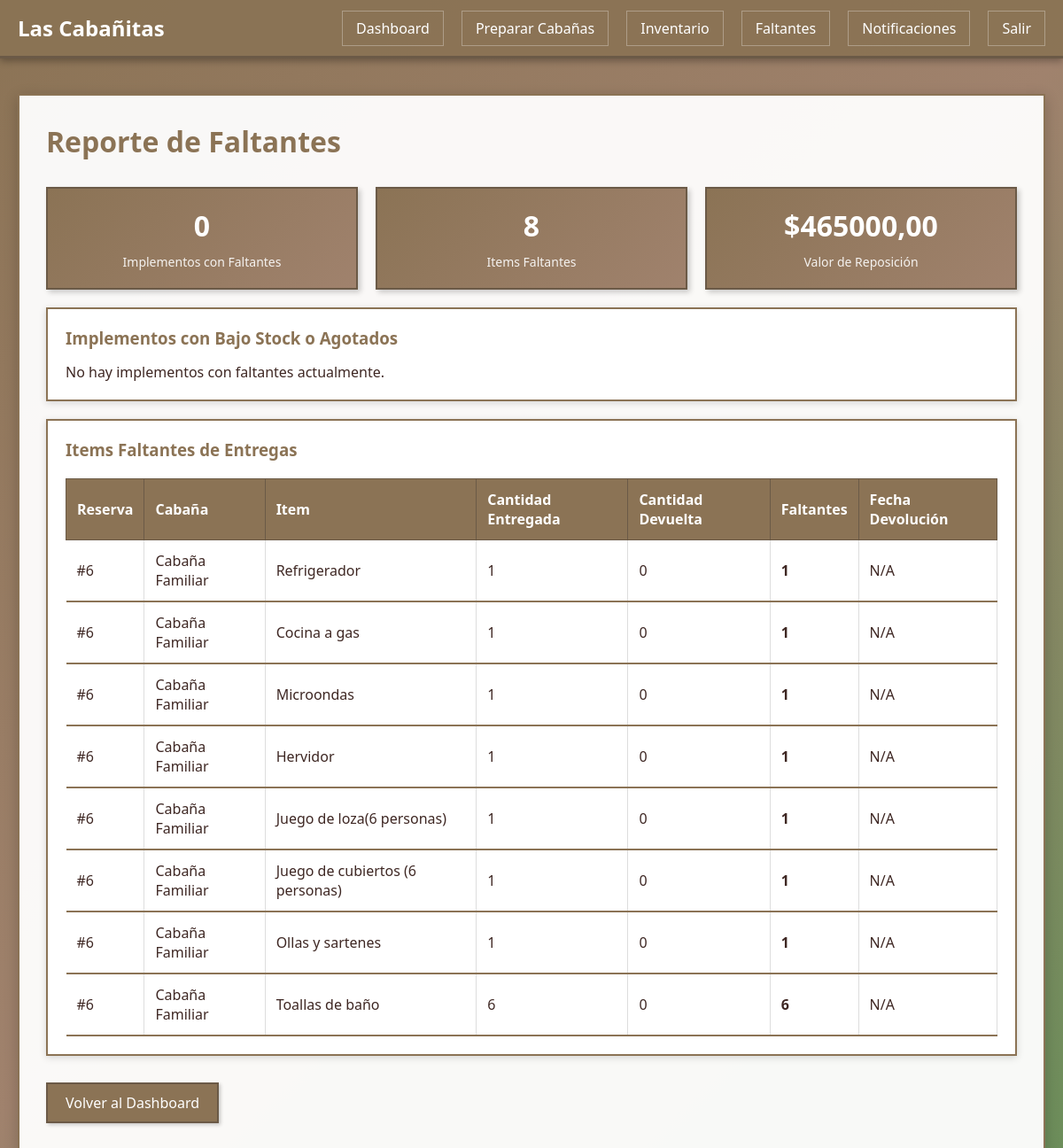
The app's page /encargado/reporte-faltantes/ (signed in), older data.
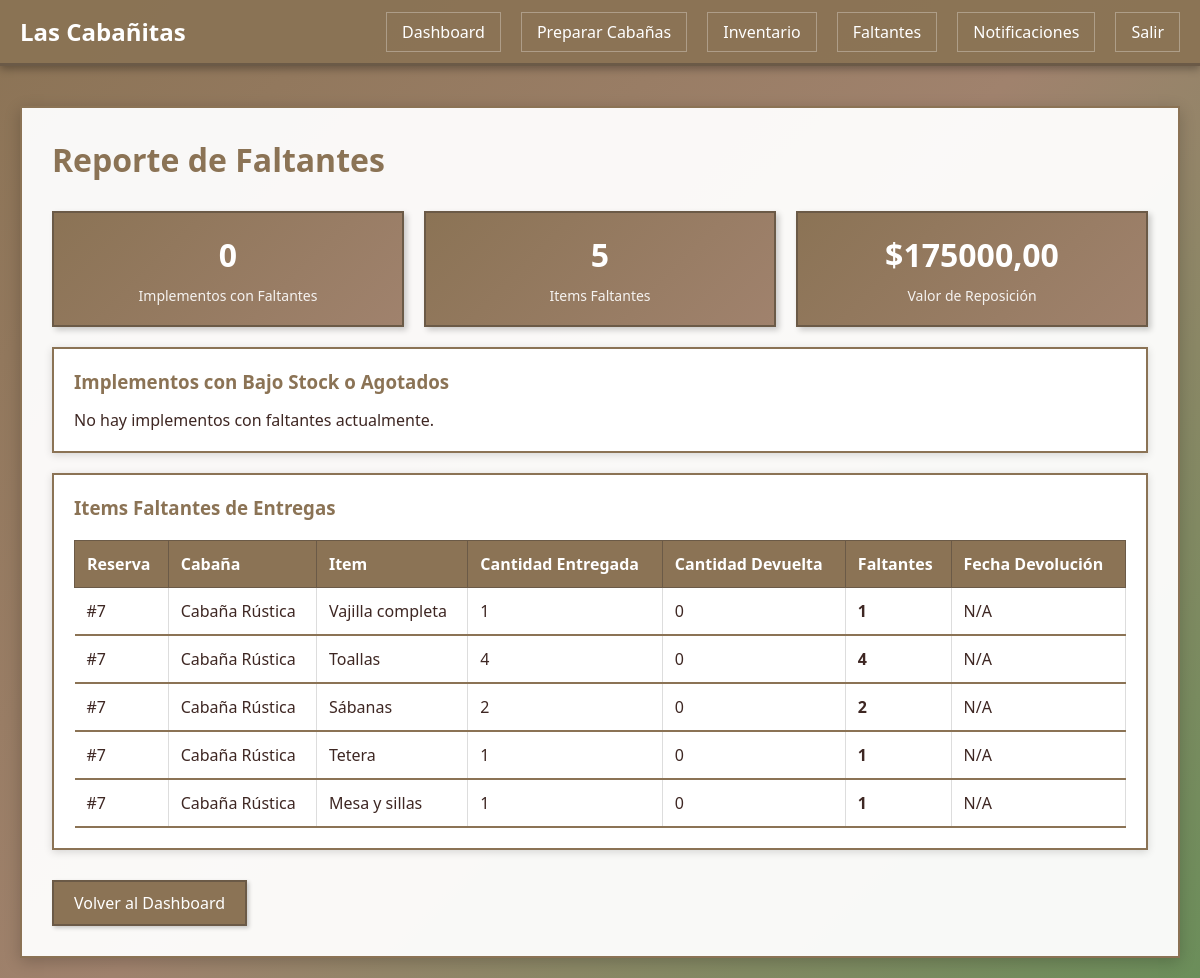
The same page, newer data.
### gestion/models.py (models this page shows, shortened)
class ItemVerificacion(models.Model):
    ESTADOS = [
        ('bueno', 'Buen Estado'),
        ('regular', 'Estado Regular'),
        ('danado', 'Dañado'),
        ('faltante', 'Faltante'),
    ]
    idItemVerificacion = models.AutoField(primary_key=True)
    entrega = models.ForeignKey(EntregaCabaña, on_delete=models.CASCADE, related_name='items_verificacion')
    item = models.ForeignKey(ChecklistInventario, on_delete=models.CASCADE, related_name='verificaciones')
    cantidad_entregada = models.IntegerField(default=0, verbose_name='Cantidad Entregada')
    cantidad_devuelta = models.IntegerField(default=0, verbose_name='Cantidad Devuelta')
    estado_entregado = models.CharField(max_length=20, choices=ESTADOS, default='bueno', verbose_name='Estado Entregado')
    estado_devuelto = models.CharField(max_length=20, choices=ESTADOS, default='bueno', verbose_name='Estado Devuelto')
    requiere_reposicion = models.BooleanField(default=False, verbose_name='Requiere Reposición')
    cargo_aplicado = models.DecimalField(max_digits=10, decimal_places=2, default=0.00, verbose_name='Cargo Aplicado')
    observaciones = models.TextField(blank=True, verbose_name='Observaciones')
    class Meta:
        db_table = 'item_verificacion'
        verbose_name = "Item de Verificación"
        verbose_name_plural = "Items de Verificación"
        ordering = ['entrega', 'item__orden', 'item__categoria']

class EntregaCabaña(models.Model):
    ESTADOS = [
        ('pendiente', 'Pendiente de Entrega'),
        ('entregada', 'Cabaña Entregada'),
        ('devuelta', 'Cabaña Devuelta'),
        ('verificada', 'Inventario Verificado'),
    ]
    idEntrega = models.AutoField(primary_key=True)
    reserva = models.OneToOneField(Reserva, on_delete=models.CASCADE, related_name='entrega')
    fecha_entrega = models.DateTimeField(null=True, blank=True, verbose_name='Fecha Entrega')
    fecha_devolucion = models.DateTimeField(null=True, blank=True, verbose_name='Fecha Devolución')
    encargado_entrega = models.ForeignKey(User, on_delete=models.SET_NULL, null=True, blank=True,
                                         related_name='entregas_realizadas', verbose_name='Encargado Entrega')
    cliente_confirma_entrega = models.BooleanField(default=False, verbose_name='Cliente Confirma Entrega')
    cliente_confirma_devolucion = models.BooleanField(default=False, verbose_name='Cliente Confirma Devolución')
    observaciones_entrega = models.TextField(blank=True, verbose_name='Observaciones Entrega')
    observaciones_devolucion = models.TextField(blank=True, verbose_name='Observaciones Devolución')
    firma_digital_entrega = models.CharField(max_length=255, blank=True, verbose_name='Firma Digital Entrega')
    firma_digital_devolucion = models.CharField(max_length=255, blank=True, verbose_name='Firma Digital Devolución')
    estado = models.CharField(max_length=20, choices=ESTADOS, default='pendiente', verbose_name='Estado')
    class Meta:
        db_table = 'entrega_cabana'
        verbose_name = "Entrega de Cabaña"
        verbose_name_plural = "Entregas de Cabañas"
        ordering = ['-fecha_entrega']

class Reserva(models.Model):
    ESTADOS = [
        ('pendiente', 'Pendiente'),
        ('confirmada', 'Confirmada'),
        ('cancelada', 'Cancelada'),
        ('completada', 'Completada'),
    ]
    idReserva = models.AutoField(primary_key=True)
    cliente = models.ForeignKey(Cliente, on_delete=models.CASCADE, related_name='reservas')
    cabaña = models.ForeignKey(Cabaña, on_delete=models.CASCADE, related_name='reservas')
    fechaInicio = models.DateField()
    fechaFin = models.DateField()
    numPersonas = models.IntegerField()
    estado = models.CharField(max_length=20, choices=ESTADOS, default='pendiente')
    montoCotizado = models.DecimalField(max_digits=10, decimal_places=2)
    comentarios = models.TextField(blank=True)
    fechaCreacion = models.DateTimeField(auto_now_add=True)
    confirmacion_cliente = models.BooleanField(default=False, verbose_name='Confirmación Cliente')
    fecha_confirmacion = models.DateTimeField(null=True, blank=True, verbose_name='Fecha Confirmación')
    class Meta:
        db_table = 'reserva'
        verbose_name = "Reserva"
        verbose_name_plural = "Reservas"
        ordering = ['-fechaCreacion']

class Cabaña(models.Model):
    ESTADOS = [
        ('lista', 'Lista'),
        ('en_preparacion', 'En Preparación'),
        ('pendiente', 'Pendiente'),
        ('mantenimiento', 'En Mantenimiento'),
        ('disponible', 'Disponible'),  # Mantener para compatibilidad
        ('ocupada', 'Ocupada'),
        ('reservada', 'Reservada'),
    ]
    idCabaña = models.AutoField(primary_key=True)
    nombre = models.CharField(max_length=100)
    capacidad = models.IntegerField()
    estado = models.CharField(max_length=20, choices=ESTADOS, default='disponible')
    precioNoche = models.DecimalField(max_digits=10, decimal_places=2)
    class Meta:
        db_table = 'cabana'
        verbose_name = "Cabaña"
        verbose_name_plural = "Cabañas"

class ChecklistInventario(models.Model):
    CATEGORIAS = [
        ('cocina', 'Cocina'),
        ('baño', 'Baño'),
        ('dormitorio', 'Dormitorio'),
        ('sala', 'Sala'),
        ('exterior', 'Exterior'),
        ('otros', 'Otros'),
    ]
    idChecklist = models.AutoField(primary_key=True)
    cabaña = models.ForeignKey(Cabaña, on_delete=models.CASCADE, related_name='checklist_inventario')
    nombre_item = models.CharField(max_length=100, verbose_name='Nombre del Item')
    categoria = models.CharField(max_length=50, choices=CATEGORIAS, default='otros', verbose_name='Categoría')
    cantidad_esperada = models.IntegerField(default=1, verbose_name='Cantidad Esperada')
    es_obligatorio = models.BooleanField(default=True, verbose_name='Es Obligatorio')
    precio_reposicion = models.DecimalField(max_digits=10, decimal_places=2, default=0.00, verbose_name='Precio Reposición')
    orden = models.IntegerField(default=0, verbose_name='Orden')
    class Meta:
        db_table = 'checklist_inventario'
        verbose_name = "Item de Checklist"
        verbose_name_plural = "Checklist de Inventario"
        ordering = ['cabaña', 'orden', 'categoria', 'nombre_item']

### gestion/views.py (the view)
# urls.py: path('encargado/reporte-faltantes/', views.reporte_faltantes, name='reporte_faltantes'),
@encargado_required
def reporte_faltantes(request):
    implementos_faltantes = Implemento.objects.filter(
        Q(cantidadDisponible=0) | Q(cantidadDisponible__lt=F('cantidadTotal') * 0.2)
    ).order_by('cantidadDisponible')
    items_faltantes_raw = ItemVerificacion.objects.filter(
        cantidad_devuelta__lt=F('cantidad_entregada')
    ).select_related('entrega', 'item', 'entrega__reserva', 'entrega__reserva__cabaña').order_by('-entrega__fecha_devolucion')
    items_faltantes = []
    for item in items_faltantes_raw:
        faltantes = item.cantidad_entregada - item.cantidad_devuelta
        if faltantes > 0:
            items_faltantes.append({
                'item': item,
                'faltantes': faltantes
            })
    items_faltantes_modelo = ReporteFaltantes.objects.filter(estado__in=['pendiente', 'atendido']).select_related(
        'cabaña', 'preparacion', 'encargado'
    ).order_by('-fecha_creacion')
    total_implementos_faltantes = implementos_faltantes.count()
    total_items_faltantes = len(items_faltantes) + items_faltantes_modelo.count()
    valor_reposicion = 0
    for item_data in items_faltantes:
        item_ver = item_data['item']
        if item_ver.item and hasattr(item_ver.item, 'precio_reposicion') and item_ver.item.precio_reposicion:
            valor_reposicion += item_data['faltantes'] * float(item_ver.item.precio_reposicion)
    return render(request, 'encargado/reporte_faltantes.html', {
        'implementos_faltantes': implementos_faltantes,
        'items_faltantes': items_faltantes,
        'items_faltantes_modelo': items_faltantes_modelo,
        'total_implementos_faltantes': total_implementos_faltantes,
        'total_items_faltantes': total_items_faltantes,
        'valor_reposicion': valor_reposicion
    })

### gestion/templates/encargado/reporte_faltantes.html (shortened to what this page needs)
{% extends 'base.html' %}
{% block content %}
<h1 class="page-title">Reporte de Faltantes</h1>
<div class="stats" style="margin-bottom: 20px;">
    <div class="stat-card">
        <h4>{{ total_implementos_faltantes }}</h4>
        <p>Implementos con Faltantes</p>
    </div>
    <div class="stat-card">
        <h4>{{ total_items_faltantes }}</h4>
        <p>Items Faltantes</p>
    </div>
    <div class="stat-card">
        <h4>${{ valor_reposicion|floatformat:2 }}</h4>
        <p>Valor de Reposición</p>
    </div>
</div>
<div class="card">
    <h3>Implementos con Bajo Stock o Agotados</h3>
    {% if implementos_faltantes %}
        <table>
            <thead>
                <tr>
                    <th>Nombre</th>
                    <th>Descripción</th>
                    <th>Disponible</th>
                    <th>Total</th>
                    <th>Porcentaje</th>
                    <th>Estado</th>
                </tr>
            </thead>
            <tbody>
                {% for implemento in implementos_faltantes %}
                <tr>
                    <td>{{ implemento.nombre }}</td>
                    <td>{{ implemento.descripcion|truncatewords:10 }}</td>
                    <td>{{ implemento.cantidadDisponible }}</td>
                    <td>{{ implemento.cantidadTotal }}</td>
                    <td>
                        {% widthratio implemento.cantidadDisponible implemento.cantidadTotal 100 %}%
                    </td>
                    <td>
                        <span class="status-badge-inline status-{{ implemento.estado }}">
                            {{ implemento.get_estado_display }}
                        </span>
                    </td>
                </tr>
                {% endfor %}
            </tbody>
        </table>
    {% else %}
        <p>No hay implementos con faltantes actualmente.</p>
    {% endif %}
</div>
<div class="card">
    <h3>Items Faltantes de Entregas</h3>
    {% if items_faltantes %}
        <table>
            <thead>
                <tr>
                    <th>Reserva</th>
                    <th>Cabaña</th>
                    <th>Item</th>
                    <th>Cantidad Entregada</th>
                    <th>Cantidad Devuelta</th>
                    <th>Faltantes</th>
                    <th>Fecha Devolución</th>
                </tr>
            </thead>
            <tbody>
                {% for item_data in items_faltantes %}
                <tr>
                    <td>#{{ item_data.item.entrega.reserva.idReserva }}</td>
                    <td>{{ item_data.item.entrega.reserva.cabaña.nombre }}</td>
                    <td>{{ item_data.item.item.nombre_item }}</td>
                    <td>{{ item_data.item.cantidad_entregada }}</td>
                    <td>{{ item_data.item.cantidad_devuelta }}</td>
                    <td><strong>{{ item_data.faltantes }}</strong></td>
                    <td>{{ item_data.item.entrega.fecha_devolucion|date:"d/m/Y"|default:"N/A" }}</td>
                </tr>
                {% endfor %}
            </tbody>
        </table>
    {% else %}
        <p>No hay items faltantes registrados en entregas.</p>
    {% endif %}
</div>
<div class="mt-30">
    <a href="{% url 'dashboard_encargado' %}" class="btn">Volver al Dashboard</a>
</div>
{% endblock %}

### gestion/templates/base.html (shortened to what this page needs)
<!DOCTYPE html>
<html lang="es">
<head>
    {% load static %}
    <link rel="stylesheet" href="{% static 'css/style.css' %}">
</head>
<body>
    <header>
        <nav>
            <div class="logo">Las Cabañitas</div>
            <ul class="nav-links">
                {% if user.is_authenticated %}
                    {% if user.is_staff %}
                        <li><a href="{% url 'dashboard_admin' %}">Dashboard</a></li>
                        <li><a href="{% url 'calendario_disponibilidad' %}">Calendario</a></li>
                        <li><a href="{% url 'gestion_reservas' %}">Reservas</a></li>
                        <li><a href="{% url 'gestion_cabañas' %}">Cabañas</a></li>
                        <li><a href="{% url 'gestion_clientes' %}">Clientes</a></li>
                        <li><a href="{% url 'registro_pagos' %}">Pagos</a></li>
                        <li><a href="{% url 'atender_reportes_faltantes' %}">Reportes Faltantes</a></li>
                        <li><a href="{% url 'panel_notificaciones' %}">Notificaciones</a></li>
                        <li><a href="/admin/">Admin Django</a></li>
                    {% elif user.groups.all %}
                        {% for group in user.groups.all %}
                            {% if group.name == 'Encargados' %}
                                <li><a href="{% url 'dashboard_encargado' %}">Dashboard</a></li>
                                <li><a href="{% url 'preparar_cabañas' %}">Preparar Cabañas</a></li>
                                <li><a href="{% url 'inventario_cabañas' %}">Inventario</a></li>
                                <li><a href="{% url 'reporte_faltantes' %}">Faltantes</a></li>
                                <li><a href="{% url 'notificaciones_encargado' %}">Notificaciones</a></li>
                            {% endif %}
                        {% endfor %}
                    {% endif %}
                    <li><a href="{% url 'logout' %}">Salir</a></li>
                {% else %}
                    <li><a href="{% url 'login' %}">Iniciar Sesión</a></li>
                    <li><a href="{% url 'registro_cliente' %}">Registrarse</a></li>
                {% endif %}
            </ul>
        </nav>
    </header>
    <div class="container">
        <div class="content">
            {% block content %}{% endblock %}
        </div>
    </div>
</body>
</html>

Row changes from the older to the newer data that the page shows:
removed ItemVerificacion: item.entrega.reserva.idReserva "6", item.entrega.reserva.cabaña.nombre "Cabaña Familiar", item.item.nombre_item "Refrigerador", item.cantidad_entregada "1", item.cantidad_devuelta "0", faltantes "1", item.entrega.fecha_devolucion "N/A"
removed ItemVerificacion: item.entrega.reserva.idReserva "6", item.entrega.reserva.cabaña.nombre "Cabaña Familiar", item.item.nombre_item "Cocina a gas", item.cantidad_entregada "1", item.cantidad_devuelta "0", faltantes "1", item.entrega.fecha_devolucion "N/A"
removed ItemVerificacion: item.entrega.reserva.idReserva "6", item.entrega.reserva.cabaña.nombre "Cabaña Familiar", item.item.nombre_item "Microondas", item.cantidad_entregada "1", item.cantidad_devuelta "0", faltantes "1", item.entrega.fecha_devolucion "N/A"
removed ItemVerificacion: item.entrega.reserva.idReserva "6", item.entrega.reserva.cabaña.nombre "Cabaña Familiar", item.item.nombre_item "Hervidor", item.cantidad_entregada "1", item.cantidad_devuelta "0", faltantes "1", item.entrega.fecha_devolucion "N/A"
removed ItemVerificacion: item.entrega.reserva.idReserva "6", item.entrega.reserva.cabaña.nombre "Cabaña Familiar", item.item.nombre_item "Juego de loza(6 personas)", item.cantidad_entregada "1", item.cantidad_devuelta "0", faltantes "1", item.entrega.fecha_devolucion "N/A"
removed ItemVerificacion: item.entrega.reserva.idReserva "6", item.entrega.reserva.cabaña.nombre "Cabaña Familiar", item.item.nombre_item "Juego de cubiertos (6 personas)", item.cantidad_entregada "1", item.cantidad_devuelta "0", faltantes "1", item.entrega.fecha_devolucion "N/A"
removed ItemVerificacion: item.entrega.reserva.idReserva "6", item.entrega.reserva.cabaña.nombre "Cabaña Familiar", item.item.nombre_item "Ollas y sartenes", item.cantidad_entregada "1", item.cantidad_devuelta "0", faltantes "1", item.entrega.fecha_devolucion "N/A"
removed ItemVerificacion: item.entrega.reserva.idReserva "6", item.entrega.reserva.cabaña.nombre "Cabaña Familiar", item.item.nombre_item "Toallas de baño", item.cantidad_entregada "6", item.cantidad_devuelta "0", faltantes "6", item.entrega.fecha_devolucion "N/A"
added ItemVerificacion: item.entrega.reserva.idReserva "7", item.entrega.reserva.cabaña.nombre "Cabaña Rústica", item.item.nombre_item "Vajilla completa", item.cantidad_entregada "1", item.cantidad_devuelta "0", faltantes "1", item.entrega.fecha_devolucion "N/A"
added ItemVerificacion: item.entrega.reserva.idReserva "7", item.entrega.reserva.cabaña.nombre "Cabaña Rústica", item.item.nombre_item "Toallas", item.cantidad_entregada "4", item.cantidad_devuelta "0", faltantes "4", item.entrega.fecha_devolucion "N/A"
added ItemVerificacion: item.entrega.reserva.idReserva "7", item.entrega.reserva.cabaña.nombre "Cabaña Rústica", item.item.nombre_item "Sábanas", item.cantidad_entregada "2", item.cantidad_devuelta "0", faltantes "2", item.entrega.fecha_devolucion "N/A"
added ItemVerificacion: item.entrega.reserva.idReserva "7", item.entrega.reserva.cabaña.nombre "Cabaña Rústica", item.item.nombre_item "Tetera", item.cantidad_entregada "1", item.cantidad_devuelta "0", faltantes "1", item.entrega.fecha_devolucion "N/A"
added ItemVerificacion: item.entrega.reserva.idReserva "7", item.entrega.reserva.cabaña.nombre "Cabaña Rústica", item.item.nombre_item "Mesa y sillas", item.cantidad_entregada "1", item.cantidad_devuelta "0", faltantes "1", item.entrega.fecha_devolucion "N/A"
Text that changed along with them:
{{ total_items_faltantes }}: "8" → "5"
{{ valor_reposicion|floatformat:2 }}: "465000,00" → "175000,00"
